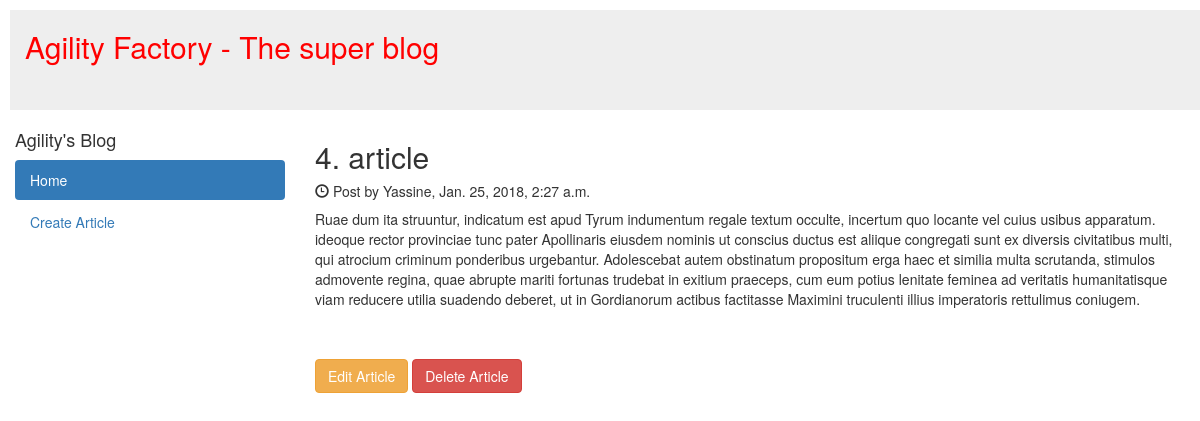
Screenshot of /articles/detail/5 with the database file from the repository.
### articles/models.py (models this page shows, shortened)
class Articles(models.Model):
    title = models.CharField(max_length=255)
    description = models.TextField()
    author = models.CharField(max_length=255)
    created_at = models.DateTimeField(auto_now_add=True)
    updated_at = models.DateTimeField(auto_now=True)

### articles/views.py (the view)
# urls.py: url(r'^detail/(?P<pk>\d+)$', views.article_detail, name='article_detail'),
def article_detail(request, pk):
    article = Articles.objects.get(pk=pk)
    context = {'article': article}
    return render(request, 'articles/DetailArticle.html', context)

### articles/templates/articles/DetailArticle.html
{% extends 'articles/base.html' %}
{% block content %}
    <h2>{{ article.title }}</h2>
    <h5><span class="glyphicon glyphicon-time"></span> Post by {{ article.author }}, {{ article.created_at }}</h5>
    <p>{{ article.description}}</p>
    <br><br>
    <a href="{% url 'articles:article_edit' article.pk %}" class="btn btn-warning">Edit Article</a>
    <a href="#" class="btn btn-danger">Delete Article</a>
{% endblock %}

### rows the page displays
Articles: title "4. article", author "Yassine", created_at "Jan. 25, 2018, 2:27 a.m.", description "Ruae dum ita struuntur, indicatum est apud Tyrum indumentum regale textum occulte, incertum quo locante vel cuius usibus apparatum. ideoque rector provinciae tunc pater Apollinaris eiusdem nominis ut conscius ductus est aliique congregati sunt ex diversis civitatibus multi, qui atrocium criminum ponderibus urgebantur. Adolescebat autem obstinatum propositum erga haec et similia multa scrutanda, stimulos admovente regina, quae abrupte mariti fortunas trudebat in exitium praeceps, cum eum potius lenitate feminea ad veritatis humanitatisque viam reducere utilia suadendo deberet, ut in Gordianorum actibus factitasse Maximini truculenti illius imperatoris rettulimus coniugem."
